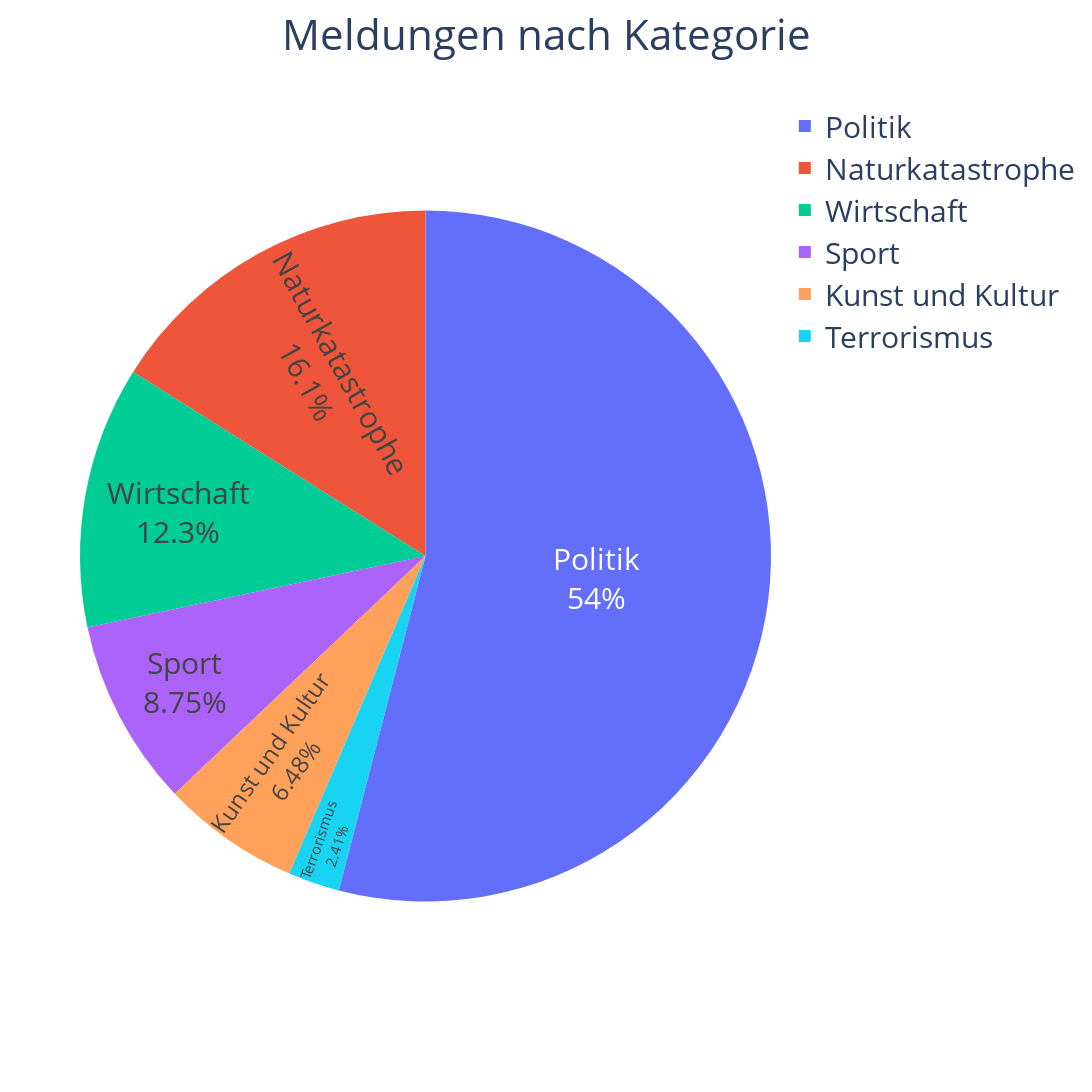

Source (notebook cell):
### Code cell
topic_distribution = topics["category"].value_counts().to_frame().rename(columns={"category": "count"}).drop("Lottozahlen")
topic_distribution["category"] = topic_distribution.index
fig = px.pie(
    topic_distribution, 
    values='count', 
    names='category', 
    title='Meldungen nach Kategorie',
    width=1500,
    height=1500,
    # template = "plotly_dark",
    )
fig.update_traces(textposition='inside', textinfo='percent+label')
fig.update_layout(
    font = {"size": 30},
    title_x=0.5)
fig.write_html("plots/as_html/meldungen_nach_kategorie.html") # save as html
fig.write_image("plots/as_png/meldungen_nach_kategorie.png") # save as pngmeldungen_nach_kategorie
fig.show()

### Figure 1 — Plotly figure (JSON) as saved in the notebook; plotly's stock layout.template omitted (floating-point values rounded to 4 significant figures)
{"data": [{"domain": {"x": [0, 1], "y": [0, 1]}, "hovertemplate": "category=%{label}<br>count=%{value}<extra></extra>", "labels": ["Politik", "Naturkatastrophe", "Wirtschaft", "Sport", "Kunst und Kultur", "Terrorismus"], "legendgroup": "", "name": "", "showlegend": true, "textinfo": "percent+label", "textposition": "inside", "type": "pie", "values": [29759, 8843, 6755, 4819, 3566, 1329]}], "layout": {"font": {"size": 30}, "height": 1500, "legend": {"tracegroupgap": 0}, "title": {"text": "Meldungen nach Kategorie", "x": 0.5}, "width": 1500}}
